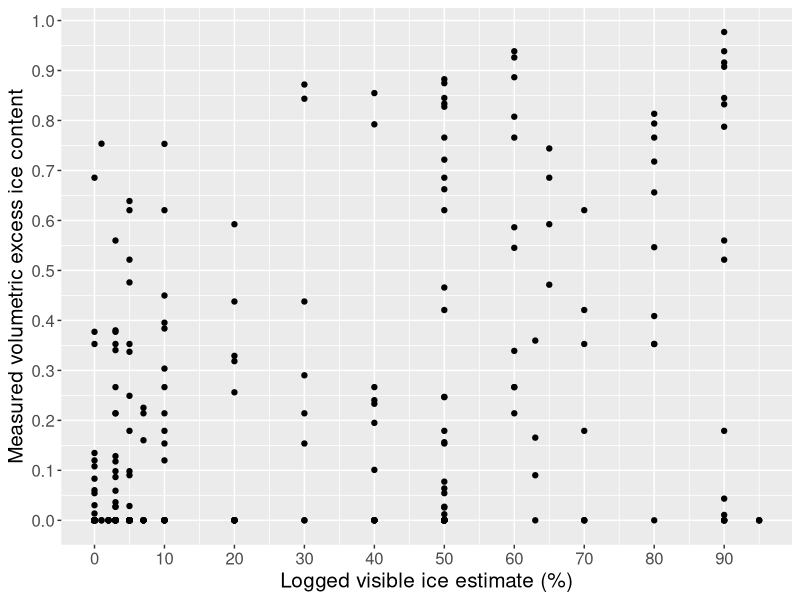
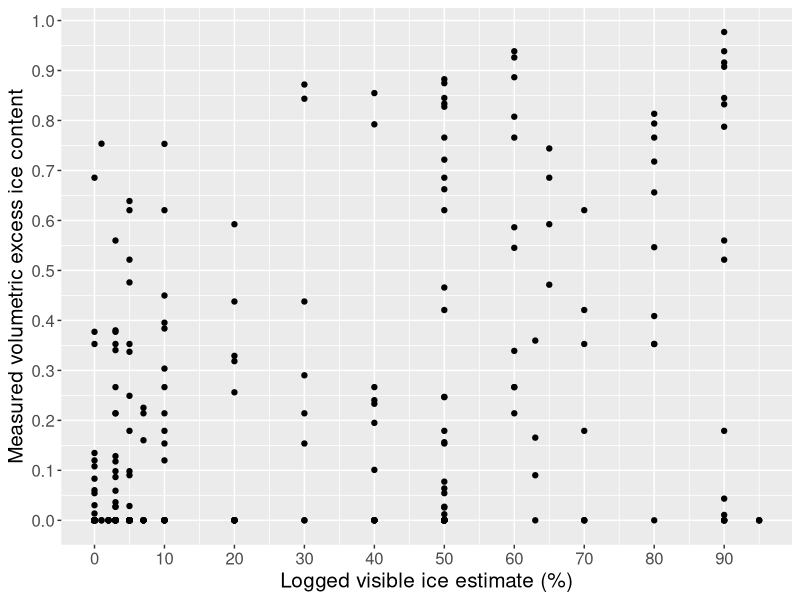

The R source for these figures, in order:
#3.1: Generating base figure 2 of Castagner et al. (2022)
#Written by Ariane Castagner, finalized in June 2022

#Import packages

library(ggplot2)

# Set working directory (please change to your local directory for the project)

setwd("...//ExcessIceBetaRegression//")

# Import data

sentinel <- read.csv("data//SentinelBHdata.csv") #Import Sentinel training data

# Order visible ice classes as factors

sentinel$Visible.ice.1 <- factor(sentinel$Visible.ice.1, levels=c("No visible ice", "Low", "Medium to high", "High"))

# Plot

fig2 <- ggplot(sentinel, aes(x=VI.num.1, y=EI)) +
  geom_point() +
  xlab("Logged visible ice estimate (%)") +
  ylab("Measured volumetric excess ice content") +
  scale_x_continuous(breaks=c(seq(0,100,10))) +
  scale_y_continuous(breaks=c(seq(0,1,0.1))) +
  theme(text = element_text(size = 15))

ggsave(filename = "output//figs//FinalFigure2.jpg", device="jpg", plot=fig2, scale = 1, dpi = 300)

fig2